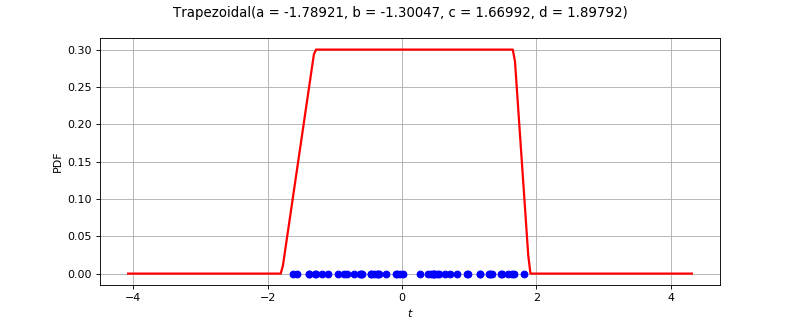

The script that drew this image:
import openturns as ot
from matplotlib import pyplot as plt
from openturns.viewer import View
ot.RandomGenerator.SetSeed(0)
factory = ot.TrapezoidalFactory()
ref = factory.build()
dimension = ref.getDimension()
if dimension <= 2:
    sample = ref.getSample(50)
    distribution = factory.build(sample)
    if dimension == 1:
        distribution.setDescription(['$t$'])
        pdf_graph = distribution.drawPDF(256)
        cloud = ot.Cloud(sample, ot.Sample(sample.getSize(), 1))
        cloud.setColor('blue')
        cloud.setPointStyle('fcircle')
        pdf_graph.add(cloud)
        pdf_graph.setTitle(str(distribution))
        fig = plt.figure(figsize=(10, 4))
        pdf_axis = fig.add_subplot(111)
        View(pdf_graph, figure=fig, axes=[pdf_axis], add_legend=False)
    else:
        sample = ref.getSample(500)
        distribution.setDescription(['$t_0$', '$t_1$'])
        pdf_graph = distribution.drawPDF([256]*2)
        cloud = ot.Cloud(sample)
        cloud.setColor('red')
        cloud.setPointStyle('fcircle')
        pdf_graph.add(cloud)
        pdf_graph.setTitle(str(distribution))
        fig = plt.figure(figsize=(10, 4))
        pdf_axis = fig.add_subplot(111)
        View(pdf_graph, figure=fig, axes=[pdf_axis], add_legend=False, square_axes=True)
